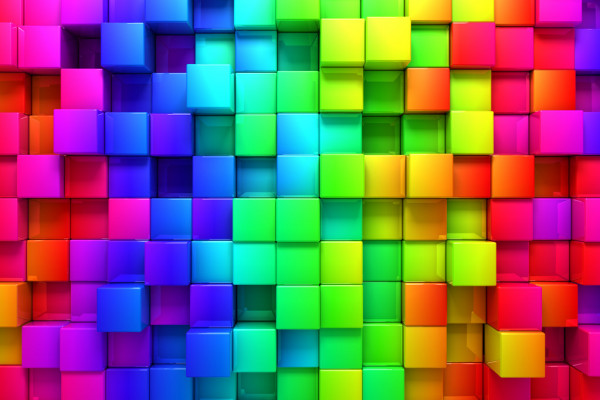
#> input picture p.jpg, 600 x 400 px
$ python splitRGB.py
#> lines starting #> are read from the running program, lines starting #| are printed output that depends on the picture
import cv2
import numpy

image = cv2.imread('p.jpg')
#> image is the input picture: shape (400, 600, 3); mean B, G, R 105.7, 100.9, 122.9

cv2.imshow('image',image)

b,g,r = cv2.split(image)
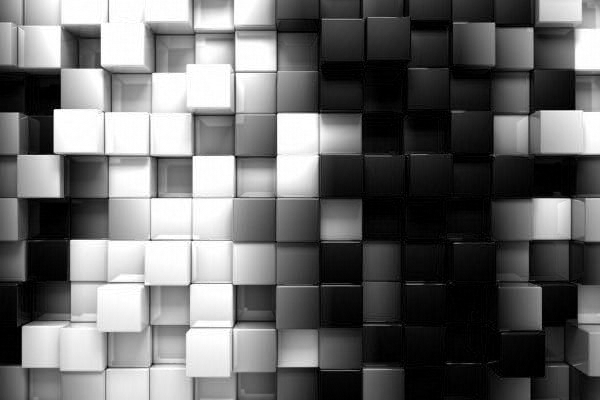
#> b: shape (400, 600); min 0, max 255, mean 105.7
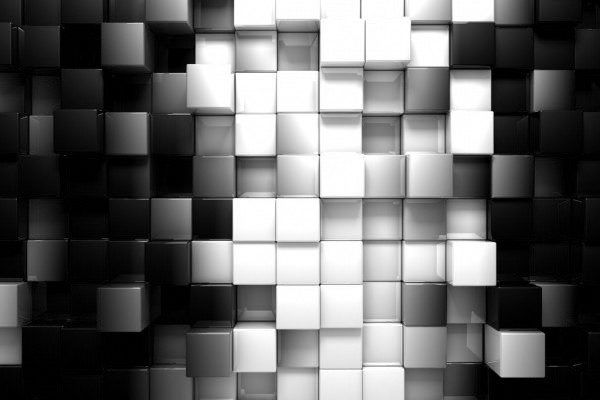
#> g: shape (400, 600); min 0, max 255, mean 100.9
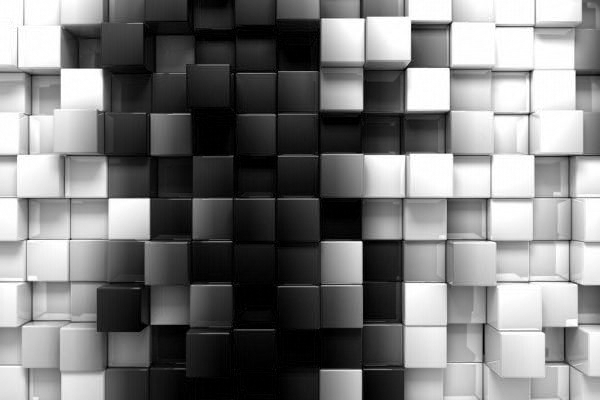
#> r: shape (400, 600); min 0, max 255, mean 122.9

cv2.imshow('b',b)
cv2.imshow('g',g)
cv2.imshow('r',r)
k= cv2.waitKey(0)
#> (key Esc is pressed here)

if k==27:
#> (the run stopped early here; a loop or call above may not have finished)
